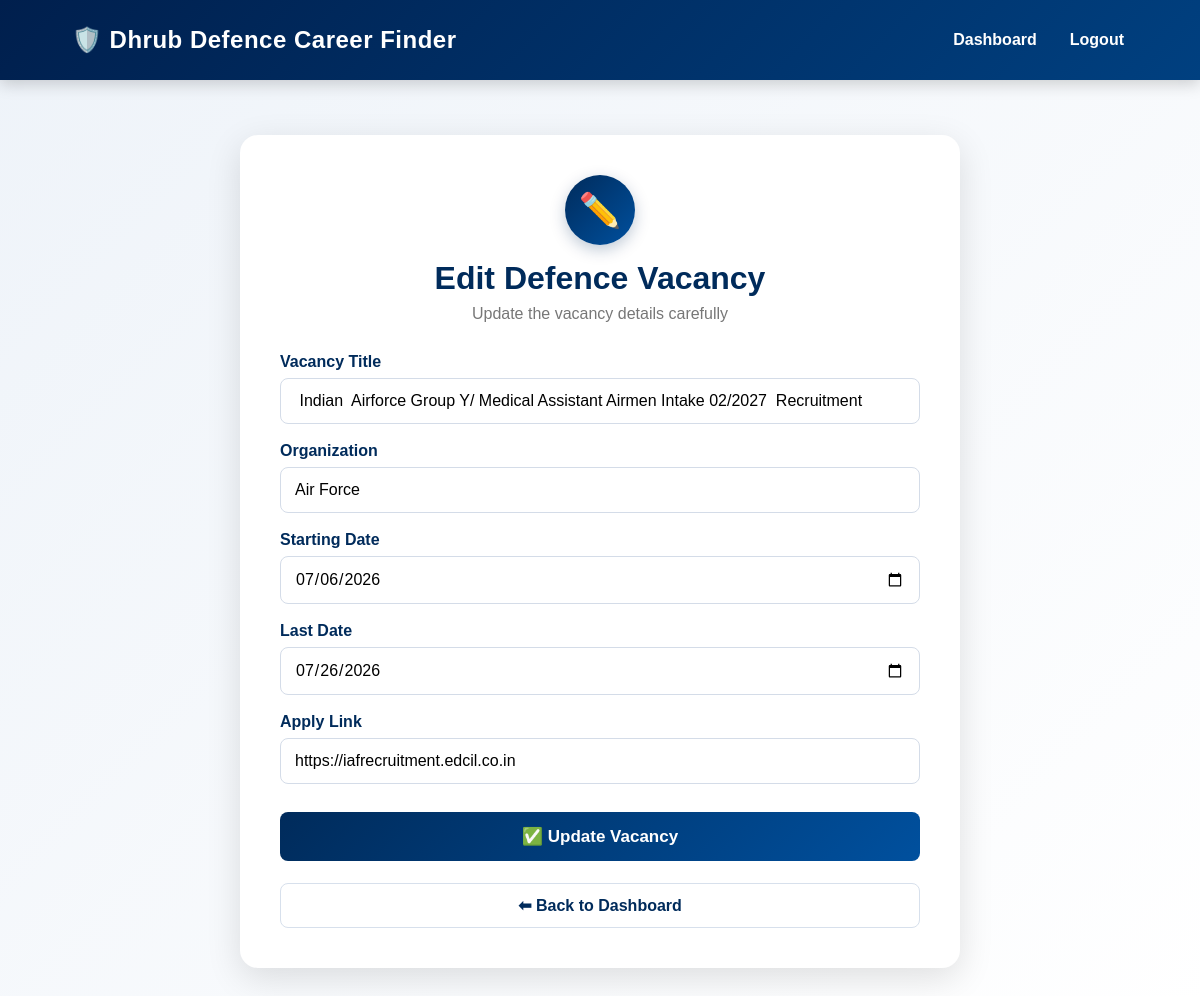
The app's page /edit-vacancy/1 (signed in) with its own data.
### tables this page shows
CREATE TABLE notifications(
    id INTEGER PRIMARY KEY AUTOINCREMENT,
    title TEXT NOT NULL,
    organization TEXT NOT NULL,
    start_date TEXT NOT NULL,
    last_date TEXT NOT NULL,
    apply_link TEXT NOT NULL
);

### app.py (the view)
@app.route("/edit-vacancy/<int:id>")
def edit_vacancy(id):
    if "admin" not in session:
        return redirect("/admin")
    conn = sqlite3.connect("defence.db")
    conn.row_factory = sqlite3.Row
    cursor = conn.cursor()
    cursor.execute("SELECT * FROM notifications WHERE id=?", (id,))
    job = cursor.fetchone()
    conn.close()
    return render_template("edit_vacancy.html", job=job)

### templates/edit_vacancy.html (shortened to what this page needs)
<!DOCTYPE html>
<html lang="en">
<head>
    <link rel="stylesheet" href="{{ url_for('static', filename='css/style.css') }}">
</head>
<body>
<nav>
    <div class="logo">
        🛡️ Dhrub Defence Career Finder
    </div>
    <ul>
        <li>
            <a href="/admin-dashboard">Dashboard</a>
        </li>
        <li>
            <a href="/admin-logout">Logout</a>
        </li>
    </ul>
</nav>
<div class="container">
    <div class="icon">
        ✏️
    </div>
    <h1>Edit Defence Vacancy</h1>
    <p class="subtitle">
        Update the vacancy details carefully
    </p>
    <form action="/update-vacancy/{{ job.id }}" method="POST">
        <div class="form-group">
            <label>Vacancy Title</label>
            <input
                type="text"
                name="title"
                value="{{ job.title }}"
                placeholder="Enter vacancy title"
                required>
        </div>
        <div class="form-group">
            <label>Organization</label>
            <input
                type="text"
                name="organization"
                value="{{ job.organization }}"
                placeholder="Example: Army, Navy, Air Force"
                required>
        </div>
        <div class="form-group">
            <label>Starting Date</label>
            <input
                type="date"
                name="start_date"
                value="{{ job.start_date }}"
                required>
        </div>
        <div class="form-group">
            <label>Last Date</label>
            <input
                type="date"
                name="last_date"
                value="{{ job.last_date }}"
                required>
        </div>
        <div class="form-group">
            <label>Apply Link</label>
            <input
                type="url"
                name="apply_link"
                value="{{ job.apply_link }}"
                placeholder="https://example.com"
                required>
        </div>
        <button type="submit">
            ✅ Update Vacancy
        </button>
    </form>
    <a class="back" href="/admin-dashboard">
        ⬅ Back to Dashboard
    </a>
</div>
</body>
</html>

### static/css/style.css (style rules this page uses)
* { margin:0; padding:0; box-sizing:border-box; font-family:Arial, Helvetica, sans-serif; }
html { scroll-behavior:smooth; }
body { background:#f5f7fa; color:#222; overflow-x:hidden; }
nav { width:100%; min-height:80px; background:linear-gradient(135deg,#00152f,#002b5b); display:flex; justify-content:space-between; align-items:center; padding:0 6%; position:sticky; top:0; z-index:1000; box-shadow:0 5px 20px rgba(0,0,0,.25); }
.logo { color:white; font-size:27px; font-weight:800; letter-spacing:.5px; }
nav ul { display:flex; align-items:center; list-style:none; }
nav ul li { margin-left:30px; }
nav ul li a { color:white; text-decoration:none; font-size:16px; font-weight:600; padding:10px 4px; position:relative; transition:.3s; }
nav ul li a::after { content:""; position:absolute; left:0; bottom:0; width:0; height:2px; background:#FFD700; transition:.3s; }

### templates/edit_vacancy.html (style rules this page uses)
body { margin:0; font-family:Arial, sans-serif; background:linear-gradient(135deg,#eef3f9,#ffffff); }
nav { background:linear-gradient(135deg,#001f4d,#004080); color:white; display:flex; justify-content:space-between; align-items:center; padding:16px 6%; box-shadow:0 4px 15px rgba(0,0,0,.18); }
.logo { font-size:24px; font-weight:bold; letter-spacing:.5px; }
nav ul { display:flex; list-style:none; margin:0; padding:0; }
nav ul li { margin-left:25px; }
nav ul li a { color:white; text-decoration:none; font-weight:bold; transition:.3s; }
.container { width:90%; max-width:720px; margin:55px auto; background:white; padding:40px; border-radius:18px; box-shadow:0 10px 35px rgba(0,0,0,.12); box-sizing:border-box; }
.icon { width:70px; height:70px; margin:0 auto 15px; background:linear-gradient(135deg,#002b5b,#00509e); border-radius:50%; display:flex; align-items:center; justify-content:center; font-size:34px; box-shadow:0 5px 15px rgba(0,43,91,.25); }
h1 { color:#002b5b; text-align:center; margin-bottom:8px; }
.subtitle { text-align:center; color:#777; margin-bottom:30px; }
.form-group { margin-bottom:18px; }
label { display:block; margin-bottom:7px; font-weight:bold; color:#002b5b; }
input { width:100%; padding:13px 14px; border:1px solid #d4dce8; border-radius:8px; font-size:16px; box-sizing:border-box; outline:none; transition:.3s; }
button { width:100%; padding:14px; margin-top:10px; background:linear-gradient(135deg,#002b5b,#00509e); color:white; border:none; border-radius:8px; font-size:17px; font-weight:bold; cursor:pointer; transition:.3s; }
.back { display:block; text-align:center; margin-top:22px; padding:12px; text-decoration:none; color:#002b5b; font-weight:bold; border:1px solid #d7e0ec; border-radius:8px; transition:.3s; }

### records on screen
notifications: title "Indian Airforce Group Y/ Medical Assistant Airmen Intake 02/2027 Recruitment", organization "Air Force", start_date "07/06/2026", last_date "07/26/2026", apply_link "https://iafrecruitment.edcil.co.in"
